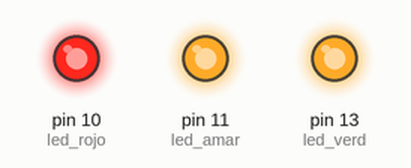
Simulated run of this sketch. Board: Arduino Uno, built with avr-gcc and run on an emulated ATmega328P. Parts: output pins drawn as LEDs (lit = HIGH).

Above: at 0.5 s.
At 3.5 s:
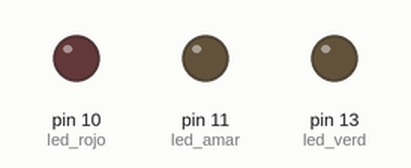
Timing chart, 0 to 4.6 s (numbered marks = the images above):
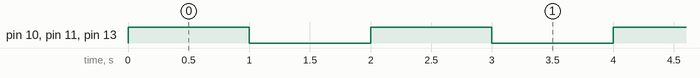

The sketch:

reto1.ino
```cpp
int led_verd=13;
int led_amar=11;
int led_rojo=10;
void setup() {
  // put your setup code here, to run once:
  pinMode(led_verd,OUTPUT);
  pinMode(led_amar,OUTPUT);
  pinMode(led_rojo,OUTPUT);
}

void loop() {
  // put your main code here, to run repeatedly:
  digitalWrite(led_verd,HIGH);
  digitalWrite(led_amar,HIGH);
  digitalWrite(led_rojo,HIGH);
  delay(1000); //1000=1 SEG
  digitalWrite(led_verd,LOW);
  digitalWrite(led_amar,LOW);
  digitalWrite(led_rojo,LOW);
  delay(1000); //1000=1 SEG
}
```

Measured:
- by itself, pin 10 (led_rojo), pin 11 (led_amar), pin 13 (led_verd): alternates HIGH for 1.0 s and LOW for 1.0 s
